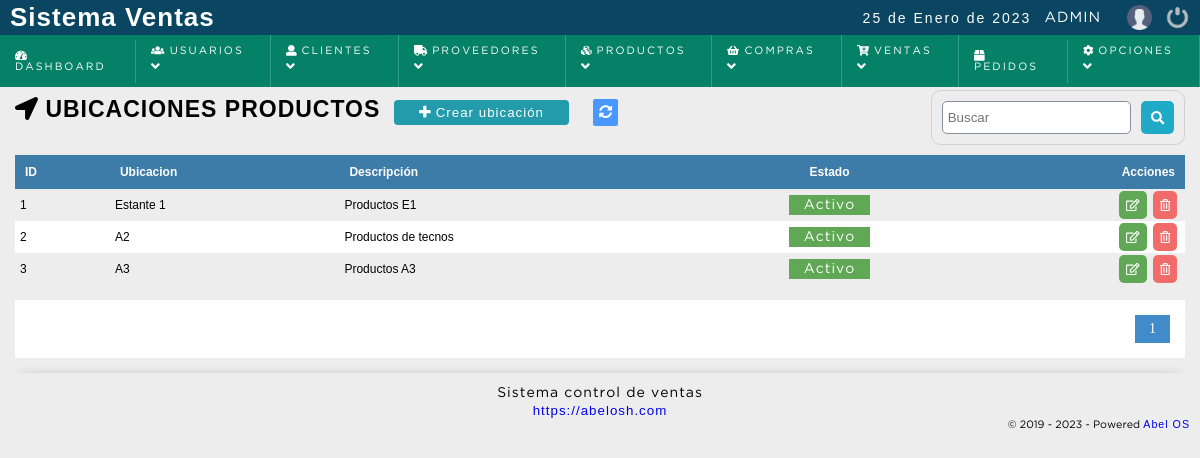
Screenshot of /sistema/ubicacion/ubicacion.php (signed in) with the database file from the repository.
### tables this page shows
CREATE TABLE IF NOT EXISTS `ubicacion` (
  `id_ubicacion` bigint(20) NOT NULL AUTO_INCREMENT,
  `ubicacion` varchar(200) NOT NULL,
  `descripcion` text NOT NULL,
  `dateadd` datetime NOT NULL DEFAULT CURRENT_TIMESTAMP,
  `usuario_id` bigint(20) NOT NULL,
  `status` int(11) NOT NULL DEFAULT '1',
  PRIMARY KEY (`id_ubicacion`)
);

### sistema/includes/functions.php (called while the page is built, shortened)
<?php
	function decrypt($string, $key) {
	   $result = '';
	   $string = base64_decode($string);
	   for($i=0; $i<strlen($string); $i++) {
	      $char = substr($string, $i, 1);
	      $keychar = substr($key, ($i % strlen($key))-1, 1);
	      $char = chr(ord($char)-ord($keychar));
	      $result.=$char;
	   }
	   return $result;
	}
 ?>

### sistema/ubicacion/ubicacion.php (the view, shortened to what this page needs)
<?php
	include "../../conexion.php";
	$sql_registe = mysqli_query($conection,"SELECT COUNT(*) as total_registro FROM ubicacion WHERE status != 10 ");
	$result_register = mysqli_fetch_array($sql_registe);
	$total_registro = $result_register['total_registro'];
	$por_pagina = 100;
	if(empty($_GET['pagina']))
	{
		$pagina = 1;
	}else{
		$pagina = $_GET['pagina'];
	}
	$desde = ($pagina-1) * $por_pagina;
	$total_paginas = ceil($total_registro / $por_pagina);
	$query = mysqli_query($conection,"SELECT * FROM ubicacion WHERE status != 10 ORDER BY id_ubicacion ASC LIMIT $desde,$por_pagina
		");
 ?>
<!DOCTYPE html>
<html lang="en">
<head>
	<?php include "../includes/scripts.php"; ?>
</head>
<body>
	<?php include "../includes/header.php"; ?>
	<section id="container">
		<h1> <i class="fas fa-location-arrow" ></i> Ubicaciones productos</h1>
		<a href="#" class="btn_new btnNewUbicacion"><i class="fas fa-plus"></i> Crear ubicación</a>
		<a href="index.php" class="btnRefresh"><i class="fas fa-sync-alt" title="Actualizar"></i></a>
		<form action="buscar_ubicacion.php" method="get" class="form_search">
			<input type="text" name="busqueda" id="busqueda" placeholder="Buscar">
			<button type="submit" class="btn_search"><i class="fas fa-search"></i></button>
		</form>
	<div class="containerTable">
		<table>
			<tr>
				<th>ID</th>
				<th>Ubicacion</th>
				<th>Descripción</th>
				<th class="textcenter">Estado</th>
				<th class="textright">Acciones</th>
			</tr>
		<?php
			if($result > 0){
				while ($data = mysqli_fetch_array($query)) {
					if($data["status"] == 1){
						$estatusMarca = '<span title="Desactivar Ubicación" class="pagada activeUser" estado="'.$data["status"].'" onclick="modalActiveUbicacion('.$data["id_ubicacion"].');">Activo</span>';
					}else{
						$estatusMarca = '<span title="Activar Ubicación" class="anulada activeUser" estado="'.$data["status"].'" onclick="modalActiveUbicacion('.$data["id_ubicacion"].');">Inactivo</span>';
					}
			?>
				<tr id="item_<?php echo $data["id_ubicacion"]; ?>" >
					<td><?php echo $data["id_ubicacion"]; ?></td>
					<td class="rowUbicacion"><?php echo $data["ubicacion"]; ?></td>
					<td class="rowDescripcion"><?php echo  $data["descripcion"]; ?></td>
					<td class="rowEstado textcenter"><?php echo $estatusMarca; ?></td>
					<td class="textright">
						<div class="div_acciones">
							<div>
								<a class="btn_edit btnEditUbicacion" href="#"><i class="far fa-edit"></i> </a>
							</div>
							<div>
								<a class="btn_del btnDelUbicacion" href="#" title="Eliminar"><i class="far fa-trash-alt"></i></a>
							</div>
						</div>
					</td>
				</tr>
		<?php
				}
			}else{
				echo '<tr><td colspan="5" align="center"><p><strong>No hay datos para mostrar</strong></p></td></tr>';
			}
		 ?>
		</table>
	</div>
<?php
	if($total_registro != 0)
	{
 ?>
		<div class="paginador">
			<ul>
			<?php
				for ($i=1; $i <= $total_paginas; $i++) {
					if($i == $pagina)
					{
						echo '<li class="pageSelected">'.$i.'</li>';
					}else{
						echo '<li><a href="?pagina='.$i.'">'.$i.'</a></li>';
					}
				}
			 ?>
			</ul>
		</div>
<?php } ?>
	</section>
	<?php include "../includes/footer.php"; ?>
</body>
</html>

### sistema/css/style.css (style rules this page uses)
* { margin: 0; padding: 0; box-sizing: border-box; }
body { background: #ededed; }
h1, h2, h3, h4, h5, h6 { font-family: 'arial'; font-weight: bold; letter-spacing: 1px; }
h1 { font-size: 26px; }
a { text-decoration: none; font-family: arial; letter-spacing: 1px; }
span { font-family: 'GothamBook'; letter-spacing: 1px; font-size: 14px; line-height: 20px; }
#container { padding: 90px 15px 15px; }
form { background: #FFF; margin: auto; padding: 20px 43px; border: 1px solid #d1d1d1; }
input,select,textarea { display: block; width: 100%; font-size: 10pt; padding: 5px; border: 1px solid #85929e; border-radius: 5px; }
.btnRefresh { margin-left: 10px; color: #FFF; font-size: 10pt; background:#4898ff; padding: 6px; border-radius: 2px; }
#container h1 { font-size: 23px; text-transform: uppercase; display: inline-block; }
.btn_new { display: inline-block; background: #239baa; color: #FFF; padding: 5px 25px; border-radius: 4px; border: 0; margin: 10px; cursor: pointer; font-size: 10pt; }
table { border-collapse: collapse; font-size: 9pt; font-family: 'arial'; width: 100%; }
table th { text-align: left; padding: 10px; background: #3d7ba8; color: #FFF; }
table tr:nth-child(odd) { background: #FFF; }
table td { padding: 2px 5px; }
.activeUser { cursor: pointer; }
.paginador ul { padding: 15px; list-style: none; background: #FFF; margin-top: 15px; display: -webkit-flex; display: -moz-flex; display: -ms-flex; display: -o-flex; display: flex; justify-content: flex-end; }
.paginador a, .pageSelected { color: #428bca; border: 1px solid #ddd; padding: 5px; display: inline-block; font-size: 14px; text-align: center; width: 35px; }
.pageSelected { color: #FFF; background: #428bca; border: 1px solid #428bca; }
.form_search { display: -webkit-flex; display: -moz-flex; display: -ms-flex; display: -o-flex; display: flex; float: right; background: initial; padding: 10px; border-radius: 10px; margin-bottom: 10px; }
.form_search .btn_search { background: #1faac8; color: #FFF; padding: 10px; border: 0; cursor: pointer; margin-left: 10px; display: -webkit-flex; display: -moz-flex; display: -ms-flex; display: -o-flex; display: flex; border-radius: 5px; }
.textright { text-align: right; }
.textcenter { text-align: center; }
.pagada, .anulada, .reserva { color: #FFF; background: #60a756; text-align: center; padding: 4px 15px; width: 100%; }
.div_acciones { display: -webkit-flex; display: -moz-flex; display: -ms-flex; display: -o-flex; display: flex; justify-content: flex-end; }
.btn_view, .btn_edit, .btn_del, .btn_add, .btn_sendEmail, .btn_print { background-color: #1faac8; border: 0; border-radius: 5px; cursor: pointer; padding: 7px; margin: 0 3px; color: #FFF; }
.div_acciones .btn_view, .div_acciones .btn_edit, .div_acciones .btn_del, .btn_add { display: block; }
.btn_edit { background-color: #60a756; }
.btn_del { background-color: #f26b6b; }

### rows the page displays
ubicacion: id_ubicacion "1", ubicacion "Estante 1", descripcion "Productos E1"
ubicacion: id_ubicacion "2", ubicacion "A2", descripcion "Productos de tecnos"
ubicacion: id_ubicacion "3", ubicacion "A3", descripcion "Productos A3"

### other values shown
fechaC() "25 de Enero de 2023"
$_SESSION['user'] "ADMIN"
WEB_EMPRESA "https://abelosh.com"
